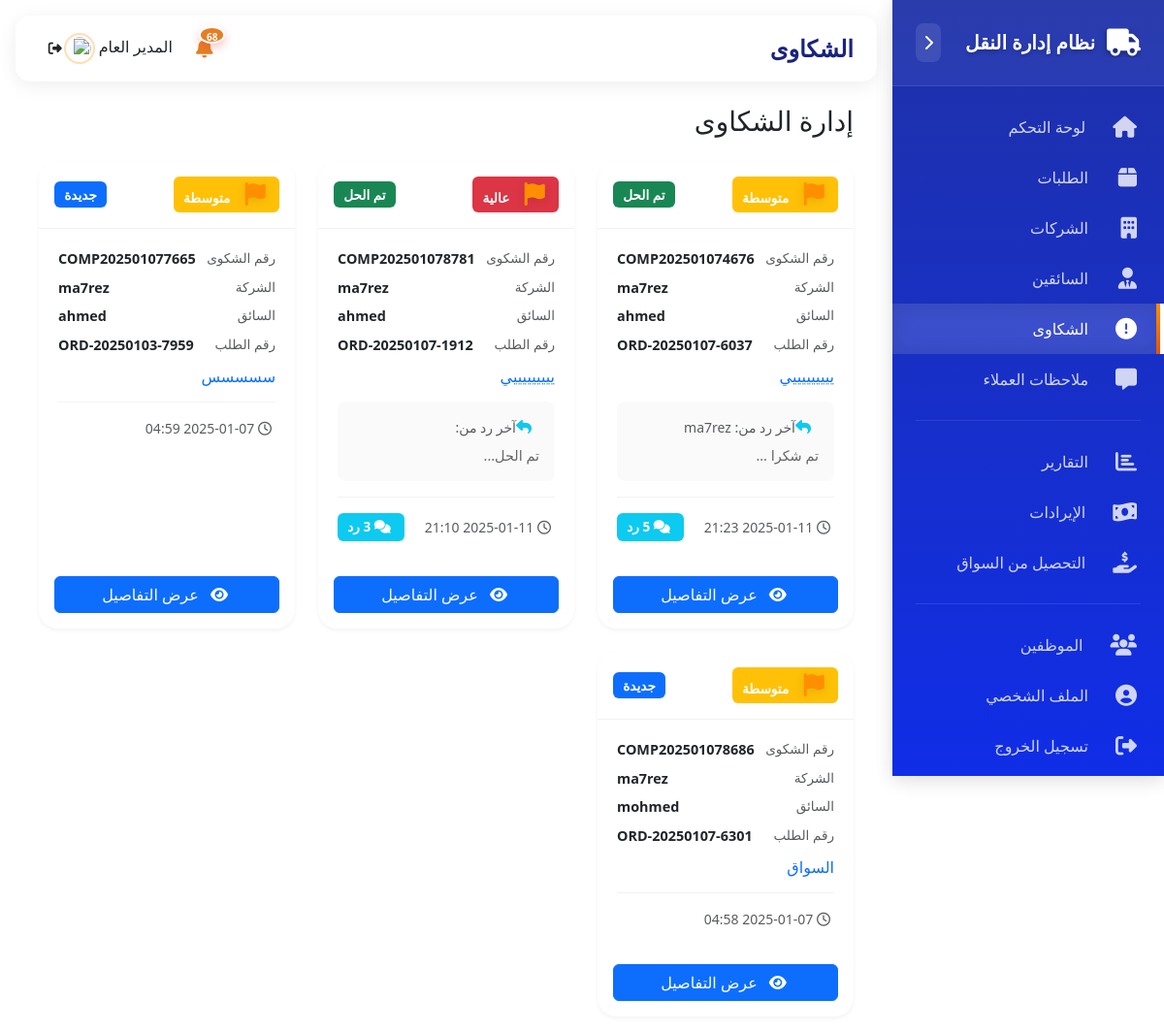
The app's page /admin/complaints.php (signed in) with its own data.
### tables this page shows
CREATE TABLE `complaints` (
  `id` int(11) NOT NULL,
  `complaint_number` varchar(20) NOT NULL,
  `company_id` int(11) DEFAULT NULL,
  `driver_id` int(11) DEFAULT NULL,
  `request_id` int(11) DEFAULT NULL,
  `type` enum('company', 'driver', 'request', 'other') NOT NULL,
  `subject` varchar(200) NOT NULL,
  `description` text NOT NULL,
  `status` enum('new', 'in_progress', 'resolved', 'closed') DEFAULT 'new',
  `priority` enum('low', 'medium', 'high') DEFAULT 'medium',
  `assigned_to` int(11) DEFAULT NULL,
  `resolution_notes` text DEFAULT NULL,
  `created_at` timestamp NOT NULL DEFAULT current_timestamp(),
  `updated_at` timestamp NOT NULL DEFAULT current_timestamp() ON UPDATE current_timestamp()
);

CREATE TABLE `companies` (
  `id` int(11) NOT NULL,
  `name` varchar(100) NOT NULL,
  `email` varchar(100) NOT NULL,
  `password` varchar(255) NOT NULL,
  `phone` varchar(20) NOT NULL,
  `address` text DEFAULT NULL,
  `commercial_record` varchar(50) DEFAULT NULL,
  `tax_number` varchar(50) DEFAULT NULL,
  `logo` varchar(255) DEFAULT NULL,
  `contact_person` varchar(100) DEFAULT NULL,
  `contact_phone` varchar(20) DEFAULT NULL,
  `is_active` tinyint(1) DEFAULT 1,
  `created_at` timestamp NOT NULL DEFAULT current_timestamp()
);

CREATE TABLE `drivers` (
  `id` int(11) NOT NULL,
  `username` varchar(100) NOT NULL,
  `email` varchar(100) NOT NULL,
  `password` varchar(255) NOT NULL,
  `phone` varchar(20) NOT NULL,
  `age` int(11) DEFAULT NULL,
  `about` text DEFAULT NULL,
  `address` text DEFAULT NULL,
  `profile_image` varchar(255) DEFAULT NULL,
  `id_number` varchar(50) DEFAULT NULL,
  `license_number` varchar(50) DEFAULT NULL,
  `vehicle_type` varchar(50) DEFAULT NULL,
  `vehicle_model` varchar(50) DEFAULT NULL,
  `plate_number` varchar(20) DEFAULT NULL,
  `is_active` tinyint(1) DEFAULT 1,
  `current_status` enum('available', 'busy', 'offline') DEFAULT 'offline',
  `rating` decimal(3, 2) DEFAULT 0.00,
  `total_trips` int(11) DEFAULT 0,
  `completed_orders` int(11) DEFAULT 0,
  `cancelled_orders` int(11) DEFAULT 0,
  `total_earnings` decimal(10, 2) DEFAULT 0.00,
  `last_login` timestamp NULL DEFAULT NULL,
  `last_location` point DEFAULT NULL,
  `created_at` timestamp NOT NULL DEFAULT current_timestamp(),
  `updated_at` timestamp NOT NULL DEFAULT current_timestamp() ON UPDATE current_timestamp()
);

CREATE TABLE `requests` (
  `id` int(11) NOT NULL,
  `order_number` varchar(20) NOT NULL,
  `company_id` int(11) NOT NULL,
  `driver_id` int(11) DEFAULT NULL,
  `customer_name` varchar(100) NOT NULL,
  `customer_phone` varchar(20) NOT NULL,
  `order_type` enum('delivery', 'transport') NOT NULL,
  `delivery_date` datetime NOT NULL,
  `pickup_location` text NOT NULL,
  `delivery_location` text NOT NULL,
  `items_count` int(11) NOT NULL,
  `total_cost` decimal(10, 2) NOT NULL,
  `delivery_fee` decimal(10, 2) NOT NULL DEFAULT 20.00,
  `payment_method` enum('cash', 'card', 'bank_transfer') NOT NULL,
  `payment_status` enum('paid', 'unpaid') NOT NULL DEFAULT 'unpaid',
  `is_fragile` tinyint(1) NOT NULL DEFAULT 0,
  `invoice_file` varchar(255) DEFAULT NULL,
  `status` enum(
    'pending',
    'accepted',
    'in_transit',
    'delivered',
    'cancelled'
  ) NOT NULL DEFAULT 'pending',
  `additional_notes` text DEFAULT NULL,
  `created_at` timestamp NOT NULL DEFAULT current_timestamp(),
  `updated_at` timestamp NOT NULL DEFAULT current_timestamp() ON UPDATE current_timestamp(),
  `pickup_location_link` varchar(500) DEFAULT NULL,
  `delivery_location_link` varchar(500) DEFAULT NULL
);

### admin/complaints.php (the view, shortened to what this page needs)
<?php
require_once '../config.php';
$stmt = $conn->prepare("
    SELECT
        c.*,
        comp.name as company_name,
        d.username as driver_name,
        r.order_number as request_number,
        (SELECT COUNT(*) FROM complaint_responses WHERE complaint_id = c.id) as response_count,
        (SELECT response FROM complaint_responses WHERE complaint_id = c.id ORDER BY created_at DESC LIMIT 1) as latest_response,
        (SELECT created_at FROM complaint_responses WHERE complaint_id = c.id ORDER BY created_at DESC LIMIT 1) as latest_response_date,
        (SELECT
            CASE
                WHEN cr.is_company_reply = 1 THEN comp2.name
                WHEN cr.admin_id IS  NULL THEN 'الإدارة'
            END
         FROM complaint_responses cr
         LEFT JOIN companies comp2 ON cr.company_id = comp2.id
         WHERE cr.complaint_id = c.id
         ORDER BY cr.created_at DESC
         LIMIT 1
        ) as latest_response_by
    FROM complaints c
    LEFT JOIN companies comp ON c.company_id = comp.id
    LEFT JOIN drivers d ON c.driver_id = d.id
    LEFT JOIN requests r ON c.request_id = r.id
    ORDER BY c.created_at DESC
");
$stmt->execute();
$complaints = $stmt->fetchAll();
include '../includes/header.php';
?>
<div class="container-fluid p-0">
    <div class="row g-0">
        <?php include '../includes/sidebar.php'; ?>
        <main class="col ms-sm-auto px-4">
            <div class="d-flex justify-content-between align-items-center mb-4">
                <h1 class="h3 mb-0">إدارة الشكاوى</h1>
            </div>
            <?php if (empty($complaints)): ?>
                <div class="text-center py-5">
                    <i class="fas fa-inbox fa-3x text-muted mb-3"></i>
                    <p class="text-muted mb-0">لا توجد شكاوى حالياً</p>
                </div>
            <?php else: ?>
                <div class="row g-4">
                    <?php foreach ($complaints as $complaint): ?>
                        <div class="col-12 col-md-6 col-lg-4">
                            <div class="card complaint-card h-100">
                                <div class="card-header d-flex justify-content-between align-items-center">
                                    <span class="badge bg-<?php echo getPriorityClass($complaint['priority']); ?>">
                                        <i class="fas fa-flag me-1"></i>
                                        <?php echo getPriorityLabel($complaint['priority']); ?>
                                    </span>
                                    <span class="badge bg-<?php echo getStatusClass($complaint['status']); ?>">
                                        <?php echo getStatusLabel($complaint['status']); ?>
                                    </span>
                                </div>
                                <div class="card-body">
                                    <div class="complaint-info mb-3">
                                        <div class="d-flex justify-content-between mb-2">
                                            <small class="text-muted">رقم الشكوى</small>
                                            <strong><?php echo htmlspecialchars($complaint['complaint_number'] ?? ''); ?></strong>
                                        </div>
                                        <div class="d-flex justify-content-between mb-2">
                                            <small class="text-muted">الشركة</small>
                                            <strong><?php echo htmlspecialchars($complaint['company_name'] ?? ''); ?></strong>
                                        </div>
                                        <?php if (!empty($complaint['driver_name'])): ?>
                                        <div class="d-flex justify-content-between mb-2">
                                            <small class="text-muted">السائق</small>
                                            <strong><?php echo htmlspecialchars($complaint['driver_name'] ?? ''); ?></strong>
                                        </div>
                                        <?php endif; ?>
                                        <?php if (!empty($complaint['request_number'])): ?>
                                        <div class="d-flex justify-content-between mb-2">
                                            <small class="text-muted">رقم الطلب</small>
                                            <strong><?php echo htmlspecialchars($complaint['request_number'] ?? ''); ?></strong>
                                        </div>
                                        <?php endif; ?>
                                    </div>
                                    <h6 class="card-subtitle mb-3 text-primary">
                                        <?php echo htmlspecialchars($complaint['subject'] ?? ''); ?>
                                    </h6>
                                    <?php if ($complaint['response_count'] > 0): ?>
                                        <div class="latest-response mb-3">
                                            <div class="d-flex align-items-center mb-2">
                                                <i class="fas fa-reply text-info me-2"></i>
                                                <small class="text-muted">آخر رد من: <?php echo htmlspecialchars($complaint['latest_response_by'] ?? ''); ?></small>
                                            </div>
                                            <div class="response-preview">
                                                <?php echo mb_substr(htmlspecialchars($complaint['latest_response'] ?? ''), 0, 100) . '...'; ?>
                                            </div>
                                        </div>
                                    <?php endif; ?>
                                    <div class="complaint-footer">
                                        <div class="d-flex justify-content-between align-items-center">
                                            <small class="text-muted">
                                                <i class="far fa-clock me-1"></i>
                                                <?php
                                                if ($complaint['latest_response_date']) {
                                                    echo date('Y-m-d H:i', strtotime($complaint['latest_response_date']));
                                                } else {
                                                    echo date('Y-m-d H:i', strtotime($complaint['created_at']));
                                                }
                                                ?>
                                            </small>
                                            <?php if ($complaint['response_count'] > 0): ?>
                                                <span class="badge bg-info">
                                                    <i class="fas fa-comments me-1"></i>
                                                    <?php echo $complaint['response_count']; ?> رد
                                                </span>
                                            <?php endif; ?>
                                        </div>
                                    </div>
                                </div>
                                <div class="card-footer bg-transparent border-top-0">
                                    <button class="btn btn-primary w-100" onclick="viewComplaint(<?php echo $complaint['id']; ?>)">
                                        <i class="fas fa-eye me-1"></i>
                                        عرض التفاصيل
                                    </button>
                                </div>
                            </div>
                        </div>
                    <?php endforeach; ?>
                </div>
            <?php endif; ?>
        </main>
    </div>
</div>
<?php
function getPriorityClass($priority) {
    switch ($priority) {
        case 'high': return 'danger';
        case 'medium': return 'warning';
    }
}
function getPriorityLabel($priority) {
    switch ($priority) {
        case 'high': return 'عالية';
        case 'medium': return 'متوسطة';
    }
}
function getStatusClass($status) {
    switch ($status) {
        case 'new': return 'primary';
        case 'resolved': return 'success';
    }
}
function getStatusLabel($status) {
    switch ($status) {
        case 'new': return 'جديدة';
        case 'resolved': return 'تم الحل';
    }
}
include '../includes/footer.php';
?>

### records on screen
complaints: priority "متوسطة", status "تم الحل", complaint_number "COMP202501074676", company.name "ma7rez", driver.username "ahmed", request.order_number "ORD-20250107-6037", subject "يييييييييي", latest_response_by "ma7rez", latest_response "تم شكرا", latest_response_date "2025-01-11 21:23", response_count "5"
complaints: priority "عالية", status "تم الحل", complaint_number "COMP202501078781", company.name "ma7rez", driver.username "ahmed", request.order_number "ORD-20250107-1912", subject "يييييييييي", latest_response "تم الحل", latest_response_date "2025-01-11 21:10", response_count "3"
complaints: priority "متوسطة", status "جديدة", complaint_number "COMP202501077665", company.name "ma7rez", driver.username "ahmed", request.order_number "ORD-20250103-7959", subject "سسسسس", created_at "2025-01-07 04:59"
complaints: priority "متوسطة", status "جديدة", complaint_number "COMP202501078686", company.name "ma7rez", driver.username "mohmed", request.order_number "ORD-20250107-6301", subject "السواق", created_at "2025-01-07 04:58"

### other values on screen
$unread_notifications "68"
$_SESSION['admin_username'] "المدير العام"
